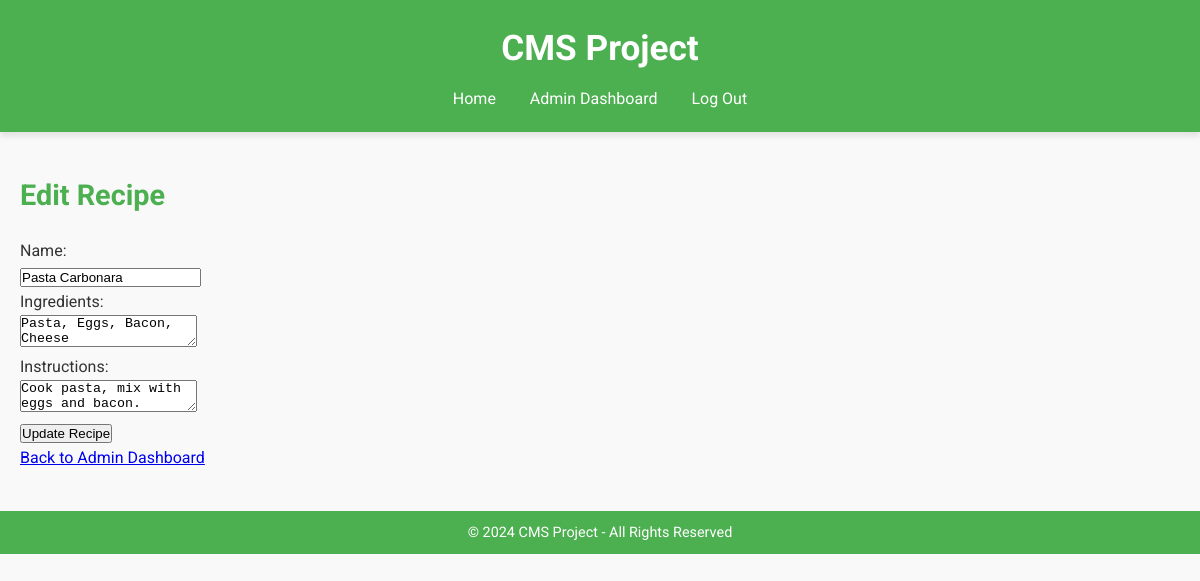
Screenshot of /CMS_Project/admin/edit_recipe.php?id=1 (signed in) with the database file from the repository.
### tables this page shows
CREATE TABLE `recipes` (
  `id` int(11) NOT NULL,
  `name` varchar(255) NOT NULL,
  `description` text DEFAULT NULL,
  `ingredients` text DEFAULT NULL,
  `instructions` text DEFAULT NULL,
  `created_by` int(11) DEFAULT NULL,
  `created_at` timestamp NOT NULL DEFAULT current_timestamp()
);

### CMS_Project/admin/edit_recipe.php (the view, shortened to what this page needs)
<?php
require_once '../includes/database.php';
if (isset($_GET['id'])) {
    $id = (int)$_GET['id'];
    $stmt = $pdo->prepare("SELECT * FROM recipes WHERE id = :id");
    $stmt->execute(['id' => $id]);
    $recipe = $stmt->fetch();
} else {
    header('Location: index.php');
    exit;
}
include '../theme/header.php';
?>
<h2>Edit Recipe</h2>
<form method="POST" action="">
    <label>Name:</label><br>
    <input type="text" name="name" value="<?php echo htmlspecialchars($recipe['name']); ?>" required><br>
    <label>Ingredients:</label><br>
    <textarea name="ingredients" required><?php echo htmlspecialchars($recipe['ingredients']); ?></textarea><br>
    <label>Instructions:</label><br>
    <textarea name="instructions" required><?php echo htmlspecialchars($recipe['instructions']); ?></textarea><br>
    <button type="submit">Update Recipe</button>
</form>
<a href="index.php">Back to Admin Dashboard</a>
<?php include '../theme/footer.php'; ?>

### CMS_Project/theme/css/style.css (style rules this page uses)
:root { --primary-color: #4CAF50; --secondary-color: #ffffff; --accent-color: #2196F3; --text-color: #333333; --background-color: #f9f9f9; --card-background: #ffffff; --border-color: #ddd; --shadow: 0 4px 6px rgba(0, 0, 0, 0.1); }
* { margin: 0; padding: 0; box-sizing: border-box; }
body { font-family: 'Roboto', sans-serif; background-color: var(--background-color); color: var(--text-color); line-height: 1.6; }
h2 { margin-bottom: 20px; font-size: 1.8rem; color: var(--primary-color); }

### rows the page displays
recipes: name "Pasta Carbonara", ingredients "Pasta, Eggs, Bacon, Cheese", instructions "Cook pasta, mix with eggs and bacon."
